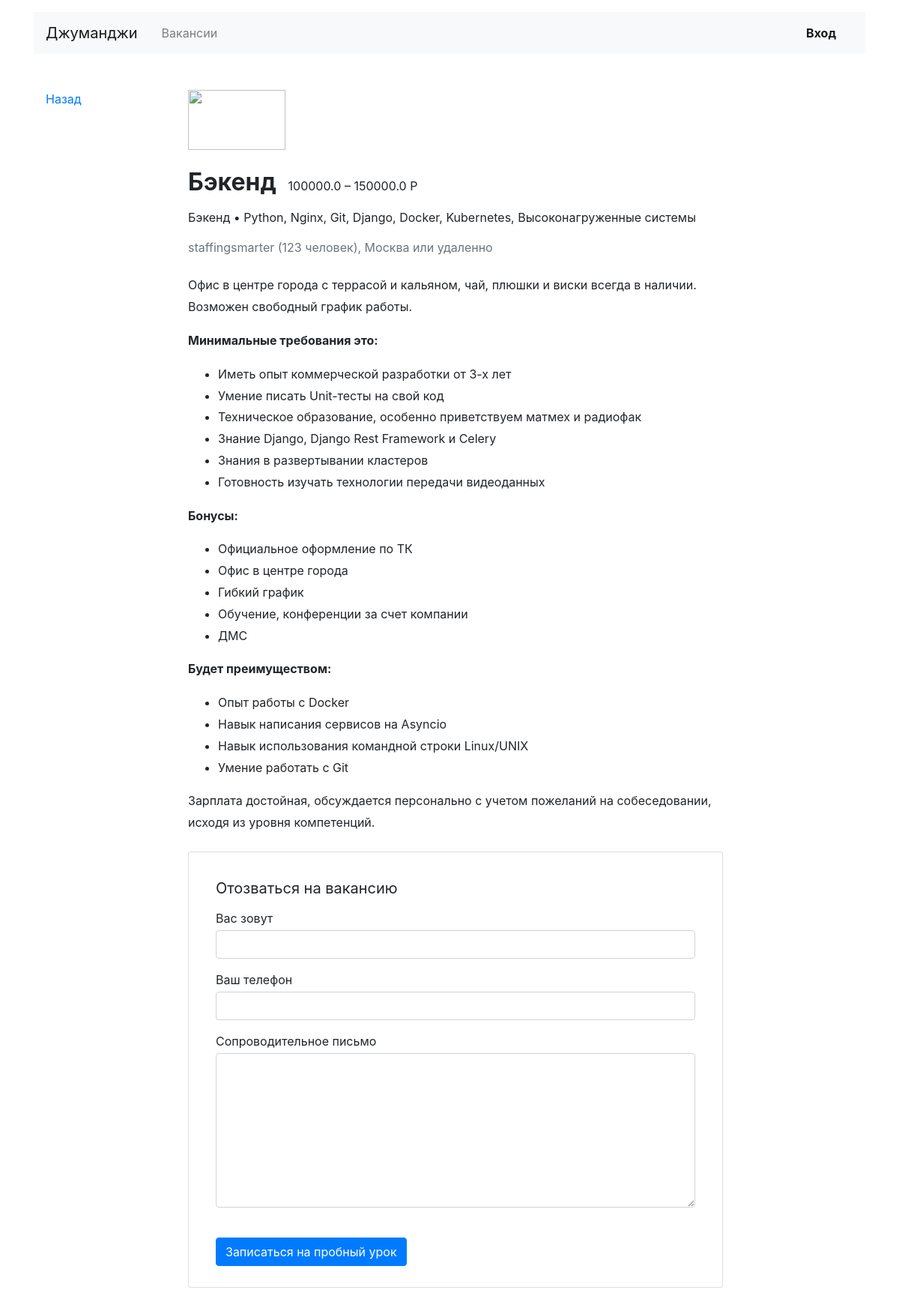
Screenshot of /vacancies/1 with the database file from the repository.
### junior_hunter/models.py (models this page shows)
class Vacancy(models.Model):
    title = CharField(max_length=100)
    specialty = ForeignKey(Specialty, related_name="vacancies", on_delete=models.PROTECT)
    company = ForeignKey(Company, related_name="vacancies", on_delete=models.PROTECT)
    skills = CharField(max_length=100)
    description = TextField()
    salary_min = FloatField()
    salary_max = FloatField()
    published_at = DateTimeField()

class Specialty(models.Model):
    code = CharField(max_length=100, primary_key=True)  # TODO сделать полем с выбором, возможно из другой модели
    title = CharField(max_length=100)
    picture = URLField(default='https://place-hold.it/100x60')

class Company(models.Model):
    name = CharField(max_length=255)
    location = CharField(max_length=255)  # TODO сделать полем с выбором, возможно из другой модели
    logo = URLField(default='https://place-hold.it/100x60')
    description = TextField()
    employee_count = IntegerField()

### junior_hunter/views.py (the view)
# urls.py: path('vacancies/<int:vacancy_id>', VacancyView.as_view(), name='vacancy'),
class VacancyView(TemplateView):
    template_name = 'junior_hunter/vacancy.html'
    def get_context_data(self, **kwargs):
        context = super().get_context_data(**kwargs)
        vacancy_id = kwargs['vacancy_id']
        vacancy = get_object_or_404(Vacancy, id=vacancy_id)
        context['vacancy'] = vacancy
        return context

### junior_hunter/templates/junior_hunter/vacancy.html
{% extends 'junior_hunter/base.html' %}
{% block main %}
  <main class="container mt-3 pb-5">
    <div class="row mt-5">
      <div class="col-12 col-lg-2">
        <div class="pl-3 mb-5">
          <p><a href="#">Назад</a></p>
        </div>
      </div>
      <div class="col-12 col-lg-8">
        <section class="pl-3">
          <a href="#"><img src="https://place-hold.it/130x80" width="130" height="80" alt=""></a>
          <div class="d-flex align-items-baseline align-content-baseline">
            <h1 class="h2 mt-4 font-weight-bold" >{{ vacancy.specialty.title }}</h1>
            <p class="m-0 pl-3">{{ vacancy.salary_min }} – {{ vacancy.salary_max }} Р</p>
          </div>
          <p class="mt-2">{{ vacancy.specialty.title }} • {{ vacancy.skills }}</p>
          <p class="text-muted mb-4">{{ vacancy.company.name }} ({{ vacancy.company.employee_count }} человек), {{ vacancy.company.location }} или удаленно</p>
          <div style="line-height: 1.8;">
            {{ vacancy.description|safe }}
          </div>
          <form action="/echo" class="card mt-4 mb-3" enctype="multipart/form-data">
            <div class="card-body mx-3">
              <p class="h5 mt-3 font-weight-normal">Отозваться на вакансию</p>
              <div class="form-group">
                <label class="mb-1 mt-2" for="userName">Вас зовут</label>
                <input class="form-control" type="text" placeholder="" id="userName">
              </div>
              <div class="form-group">
                <label class="mb-1" for="userPhone">Ваш телефон</label>
                <input class="form-control" type="tel" placeholder="" id="userPhone">
              </div>
              <div class="form-group">
                <label class="mb-1" for="userMsg" >Сопроводительное письмо</label>
                <textarea class="form-control" rows="8" id="userMsg"></textarea>
              </div>
              <input type="submit" class="btn btn-primary mt-4 mb-2" value="Записаться на пробный урок">
            </div>
          </form>
        </section>
      </div>
    </div>
  </main>
{% endblock %}

### junior_hunter/templates/junior_hunter/base.html (shortened to what this page needs)
<!DOCTYPE html>
<html lang="ru">
<head>
  <link rel="stylesheet" href="https://stackpath.bootstrapcdn.com/bootstrap/4.3.1/css/bootstrap.min.css">
</head>
<body>
  <header class="container mt-3">
    <nav class="navbar navbar-expand-lg navbar-light bg-light">
      <a class="navbar-brand mr-4" href="#">Джуманджи</a>
      <div class="collapse navbar-collapse justify-content-between" id="navbarNav">
        <ul class="navbar-nav col-10">
          <li class="nav-item">
            <a class="nav-link" href="#">Вакансии</a>
          </li>
        </ul>
        <ul class="navbar-nav col-2 justify-content-end">
          <li class="nav-item active">
            <a href="#" class="nav-link font-weight-bold">Вход</a>
          </li>
        </ul>
      </div>
    </nav>
  </header>
    {% block main %}
    {% endblock %}
</body>
</html>

### rows the page displays
Vacancy: specialty "Бэкенд", salary_min "100000.0", salary_max "150000.0", skills "Python, Nginx, Git, Django, Docker, Kubernetes, Высоконагруженные системы", company.name "staffingsmarter", company.employee_count "123", company.location "Москва", description "Офис в центре города с террасой и кальяном, чай, плюшки и виски всегда в наличии. Возможен свободный график работы. Минимальные требования это: Иметь опыт коммерческой разработки от 3-х лет Умение писать Unit-тесты на свой код Техническое образование, особенно приветствуем матмех и радиофак Знание Django, Django Rest Framework и Celery Знания в развертывании кластеров Готовность изучать технологии передачи видеоданных Бонусы: Официальное оформление по ТК Офис в центре города Гибкий график Обучение, конференции за счет компании ДМС Будет преимуществом: Опыт работы с Docker Навык написания сервисов на Asyncio Навык использования командной строки Linux/UNIX Умение работать с Git Зарплата…"
